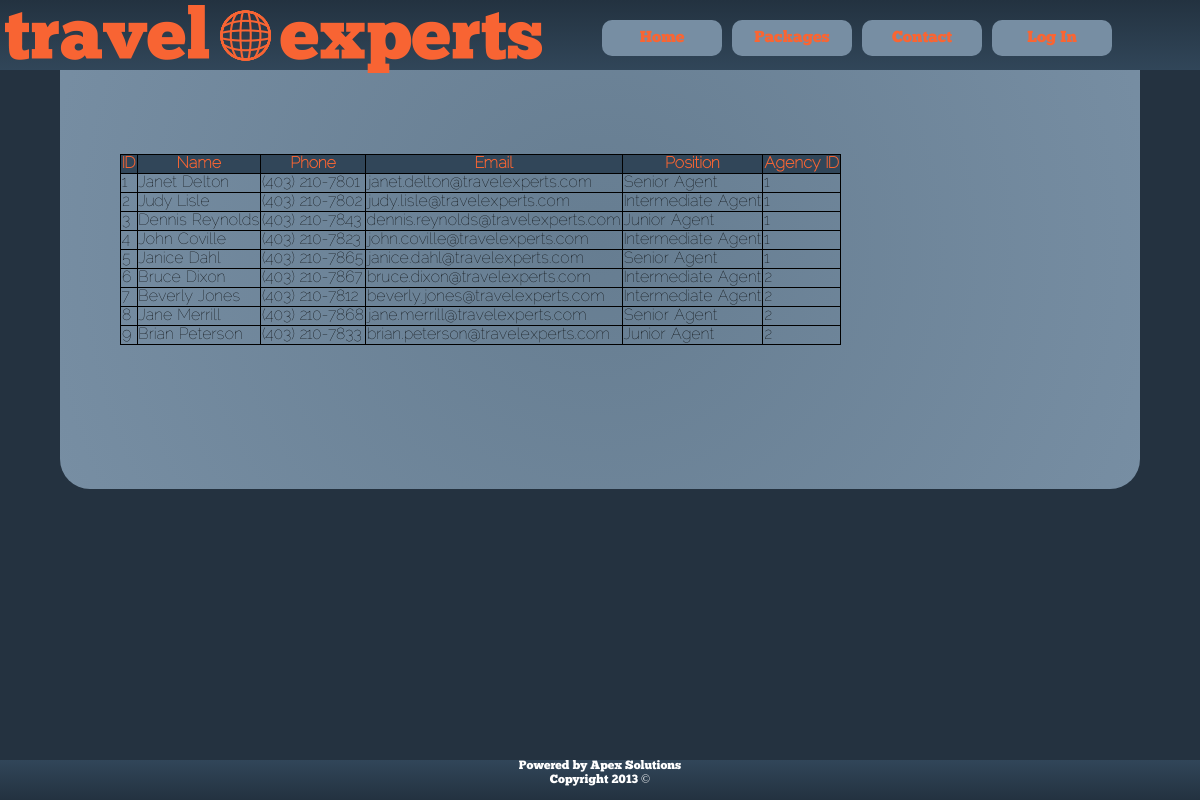
/contactpage.php, run on the app's committed database.
### tables this page shows
CREATE TABLE IF NOT EXISTS `agents` (
  `AgentId` int(11) NOT NULL AUTO_INCREMENT,
  `AgtFirstName` varchar(20) DEFAULT NULL,
  `AgtMiddleInitial` varchar(5) DEFAULT NULL,
  `AgtLastName` varchar(20) DEFAULT NULL,
  `AgtBusPhone` varchar(20) DEFAULT NULL,
  `AgtEmail` varchar(50) DEFAULT NULL,
  `AgtPosition` varchar(20) DEFAULT NULL,
  `AgencyId` int(11) DEFAULT NULL,
  PRIMARY KEY (`AgentId`)
);

### contactpage.php (the view, shortened to what this page needs)
<?php include "ui/header.php"?>
		<div id='content'>
<table border=1>
	<thead>
		<tr>
			<th>ID</th>
			<th>Name</th>
			<th>Phone</th>
			<th>Email</th>
			<th>Position</th>
			<th>Agency ID</th>
		</tr>
	</thead>
	<tbody>
</div>
<?php
	$results = mysql_query("SELECT * FROM `Agents`");
	while($row = mysql_fetch_assoc($results)) {
		echo "<tr>";
		echo "<td>" . $row['AgentId'] . "</td>";
		echo "<td>" . $row['AgtFirstName'] . " " . $row['AgtLastName'] . "</td>";
		echo "<td>" . $row['AgtBusPhone'] . "</td>";
		echo "<td>" . $row['AgtEmail'] . "</td>";
		echo "<td>" . $row['AgtPosition'] . "</td>";
		echo "<td>" . $row['AgencyId'] . "</td>";
		echo "</tr>";
	}
?>
<?php include "ui/footer.php"?>

### css/site.css (style rules this page uses)
body { margin: 0; font-family:jantextfont; background-color: #243240; }
#content { width:80%; border-radius: 30px; margin:0 5%; padding:12% 5%; background:radial-gradient(circle,#667D91,#778EA3); }
table { margin-top:10px; border-radius: 10px; border-collapse:collapse; border: 1px solid black; white-space: nowrap; }
th { background:#314659; color:#F96533; }

### data on the page
agents: AgentId "1", AgtFirstName "Janet", AgtLastName "Delton", AgtBusPhone "(403) 210-7801", AgtEmail "janet.delton@travelexperts.com", AgtPosition "Senior Agent", AgencyId "1"
agents: AgentId "2", AgtFirstName "Judy", AgtLastName "Lisle", AgtBusPhone "(403) 210-7802", AgtEmail "judy.lisle@travelexperts.com", AgtPosition "Intermediate Agent", AgencyId "1"
agents: AgentId "3", AgtFirstName "Dennis", AgtLastName "Reynolds", AgtBusPhone "(403) 210-7843", AgtEmail "dennis.reynolds@travelexperts.com", AgtPosition "Junior Agent", AgencyId "1"
agents: AgentId "4", AgtFirstName "John", AgtLastName "Coville", AgtBusPhone "(403) 210-7823", AgtEmail "john.coville@travelexperts.com", AgtPosition "Intermediate Agent", AgencyId "1"
agents: AgentId "5", AgtFirstName "Janice", AgtLastName "Dahl", AgtBusPhone "(403) 210-7865", AgtEmail "janice.dahl@travelexperts.com", AgtPosition "Senior Agent", AgencyId "1"
agents: AgentId "6", AgtFirstName "Bruce", AgtLastName "Dixon", AgtBusPhone "(403) 210-7867", AgtEmail "bruce.dixon@travelexperts.com", AgtPosition "Intermediate Agent", AgencyId "2"
agents: AgentId "7", AgtFirstName "Beverly", AgtLastName "Jones", AgtBusPhone "(403) 210-7812", AgtEmail "beverly.jones@travelexperts.com", AgtPosition "Intermediate Agent", AgencyId "2"
agents: AgentId "8", AgtFirstName "Jane", AgtLastName "Merrill", AgtBusPhone "(403) 210-7868", AgtEmail "jane.merrill@travelexperts.com", AgtPosition "Senior Agent", AgencyId "2"
agents: AgentId "9", AgtFirstName "Brian", AgtLastName "Peterson", AgtBusPhone "(403) 210-7833", AgtEmail "brian.peterson@travelexperts.com", AgtPosition "Junior Agent", AgencyId "2"
